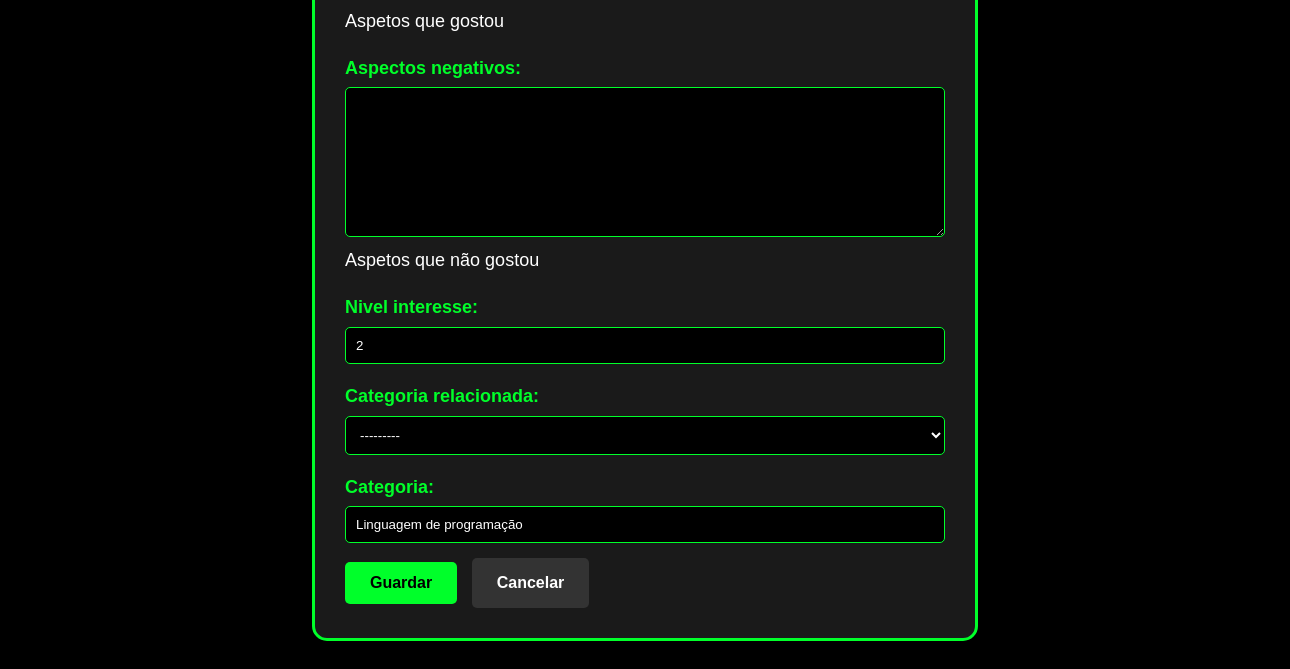
The page /tecnologia/1/editar/ (signed in, lower part) on the database as committed earlier.
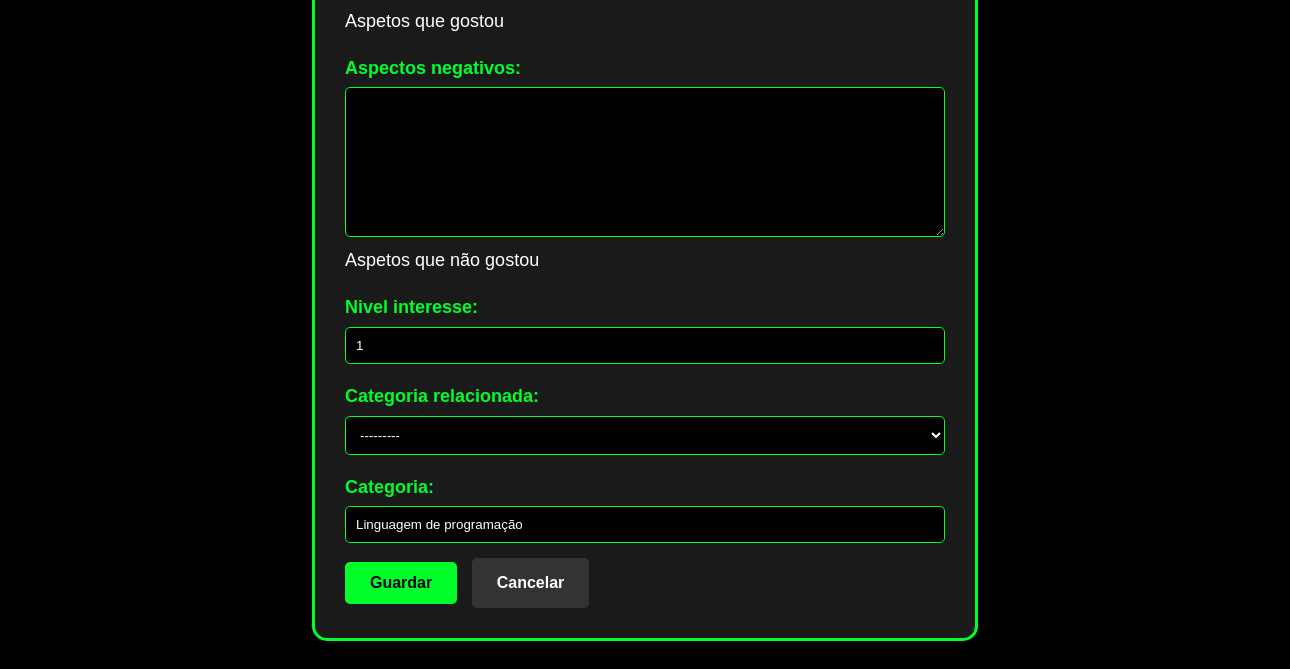
The same page on the database as committed later.
### portefolio_app/models.py (models this page shows, shortened)
class Tecnologia(models.Model):
    nome = models.CharField(max_length=100, unique=True)
    logo = models.ImageField(upload_to='tecnologias/', blank=True, null=True)
    site_oficial = models.URLField(blank=True)
    descricao = models.TextField(blank=True, help_text="O que esta tecnologia faz e permite")
    aspectos_positivos = models.TextField(blank=True, help_text="Aspetos que gostou")
    aspectos_negativos = models.TextField(blank=True, help_text="Aspetos que não gostou")
    nivel_interesse = models.PositiveIntegerField(default=3, validators=[MinValueValidator(1), MaxValueValidator(5)])
    categoria_relacionada = models.ForeignKey(CategoriaTecnologia, on_delete=models.SET_NULL, null=True, blank=True, related_name='tecnologias')
    categoria = models.CharField(max_length=50, blank=True)

### portefolio_app/views.py (the view)
# urls.py: path('tecnologia/<int:pk>/editar/', views.edita_tecnologia, name='edita_tecnologia'),
@user_passes_test(is_staff)
def edita_tecnologia(request, pk):
    tecnologia = get_object_or_404(Tecnologia, pk=pk)
    if request.method == "POST":
        form = TecnologiaForm(request.POST, request.FILES, instance=tecnologia)
        if form.is_valid():
            tecnologia = form.save()
            return redirect('portefolio_app:technology_detail', pk=tecnologia.pk)
    else:
        form = TecnologiaForm(instance=tecnologia)
    return render(request, 'generic_form.html', {'form': form, 'titulo': f'Editar Tecnologia: {tecnologia.nome}'})

### portefolio_app/forms.py
class TecnologiaForm(forms.ModelForm):
    class Meta:
        model = Tecnologia
        fields = '__all__'

### portefolio_app/views.py (called while the page is built)
def is_staff(user):
    return user.is_staff

### portefolio_app/templates/generic_form.html (shortened to what this page needs)
<!DOCTYPE html>
<html lang="pt">
<head>
    {% load static %}
    <link rel="stylesheet" href="{% static 'portefolio_app/css/style.css' %}?v=3.0">
</head>
<body>
    <main>
        <form method="post" enctype="multipart/form-data" class="generic-form">
            {{ form.as_p }}
            <button type="submit" class="btn-submit">Guardar</button>
            <a href="javascript:history.back()" class="btn-cancel">Cancelar</a>
        </form>
    </main>
</body>
</html>

### portefolio_app/static/portefolio_app/css/style.css (style rules this page uses)
body { font-family: Arial, sans-serif; background-color: #000000; color: #333; margin: 0; padding: 0; line-height: 1.6; display: flex; flex-direction: column; align-items: center; overflow-x: hidden; }
main { padding: 20px; width: 100%; max-width: 1200px; box-sizing: border-box; }
p { color: white; text-align: center; font-size: 18px; }
a { color: #00ff2a; text-decoration: none; }
.generic-form { background-color: #1a1a1a; border: 3px solid #00ff2a; border-radius: 15px; padding: 30px; max-width: 600px; margin: 40px auto; color: white; }
.generic-form p { text-align: left; margin-bottom: 15px; }
.generic-form label { display: block; color: #00ff2a; font-weight: bold; margin-bottom: 5px; }
.generic-form input[type="text"], .generic-form input[type="email"], .generic-form input[type="url"], .generic-form input[type="number"], .generic-form input[type="date"], .generic-form select, .generic-form textarea { width: 100%; padding: 10px; background-color: #000; border: 1px solid #00ff2a; color: white; border-radius: 5px; box-sizing: border-box; }
.generic-form textarea { height: 150px; }
.btn-submit { background-color: #00ff2a; color: #000; border: none; padding: 12px 25px; border-radius: 5px; font-weight: bold; cursor: pointer; font-size: 16px; margin-right: 10px; transition: all 0.3s ease; }
.btn-cancel { background-color: #333; color: white !important; padding: 12px 25px; border-radius: 5px; font-weight: bold; text-decoration: none !important; display: inline-block; }

Rows that differ between the two databases and show on the page:
changed Tecnologia "Linguagem de programação": nivel_interesse "2" → "1"
